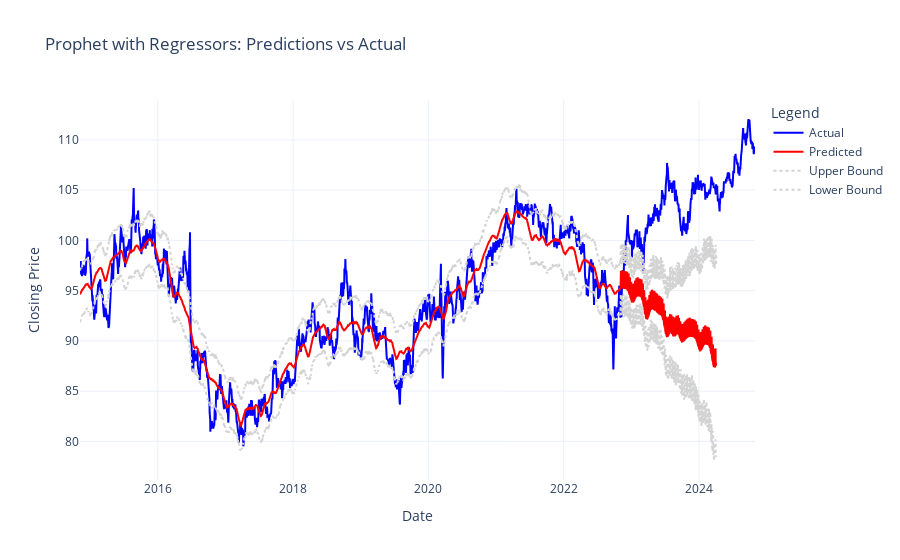

Notebook cell for this chart:
### Code cell
import pandas as pd
from prophet import Prophet
import plotly.graph_objects as go
from sklearn.metrics import mean_absolute_error, mean_squared_error
import numpy as np

# Load the data
# Ensure your dataset has columns like 'Date', 'Closing_price', 'RSI', 'MACD', etc.
df = gbp_inr  # Replace `gbp_inr` with your actual dataframe variable
print("Columns in dataset:", df.columns)

# Rename columns as Prophet requires 'ds' (date) and 'y' (target)
df.rename(columns={'Date': 'ds', 'Closing_price': 'y'}, inplace=True)

# Drop missing values
df.dropna(inplace=True)

# Specify the additional regressors
regressors = [
    'Deseasonalized_Day_high', 'Deseasonalized_Day_low',
    'Deseasonalized_Open_price', 'EMA_100', 'EMA_200', 'EMA_50', 'RSI',
    'MACD', 'Signal_Line', 'MACD_Histogram', 'SMA', 'Upper Band', 'Lower Band'
]

# Ensure all specified regressors are present in the dataset
missing_regressors = [r for r in regressors if r not in df.columns]
if missing_regressors:
    raise ValueError(f"Missing regressors in dataset: {missing_regressors}")

# Initialize the Prophet model with tuned hyperparameters
prophet_model = Prophet(
    changepoint_prior_scale=best_params['changepoint_prior_scale'],
    seasonality_prior_scale=best_params['seasonality_prior_scale'],
    holidays_prior_scale=best_params['holidays_prior_scale'],
    changepoint_range=best_params['changepoint_range'],
    growth=best_params['growth']
)

# Set the random state for reproducibility
prophet_model.random_state = 42

# Add each regressor to the Prophet model
for regressor in regressors:
    prophet_model.add_regressor(regressor)

# Split data into training and testing sets (80% train, 20% test)
train_size = int(0.8 * len(df))
train = df[:train_size]
test = df[train_size:]


# Train the model
#best_model.fit(train[['ds', 'y'] + regressors ])

# Create a future dataframe for predictions
future = best_model.make_future_dataframe(periods=len(test))
for regressor in regressors:
    future[regressor] = df[regressor]



# Make predictions
forecast = best_model.predict(future)

# Evaluate model performance
def evaluate_model(y_true, y_pred):
    mae = mean_absolute_error(y_true, y_pred)
    mse = mean_squared_error(y_true, y_pred)
    rmse = np.sqrt(mse)
    mape = np.mean(np.abs((y_true - y_pred) / y_true)) * 100
    accuracy = 100 - mape
    return mae, mse, rmse, mape, accuracy

# Evaluate on train and test sets
train_forecast = best_model.predict(train[['ds'] + regressors ])
train_yhat = train_forecast['yhat'].values
train_metrics = evaluate_model(train['y'].values, train_yhat)

test_forecast = best_model.predict(test[['ds'] + regressors ])
test_yhat = test_forecast['yhat'].values
test_metrics = evaluate_model(test['y'].values, test_yhat)

# Print metrics
print("Train Metrics:")
print(f"MAE: {train_metrics[0]:.4f}, MSE: {train_metrics[1]:.4f}, RMSE: {train_metrics[2]:.4f}, MAPE: {train_metrics[3]:.2f}%, Accuracy: {train_metrics[4]:.2f}%")
print("\nTest Metrics:")
print(f"MAE: {test_metrics[0]:.4f}, MSE: {test_metrics[1]:.4f}, RMSE: {test_metrics[2]:.4f}, MAPE: {test_metrics[3]:.2f}%, Accuracy: {test_metrics[4]:.2f}%")






# Plot predictions vs actual values
fig = go.Figure()

# Plot actual values
fig.add_trace(go.Scatter(x=df['ds'], y=df['y'], mode='lines', name='Actual', line=dict(color='blue')))

# Plot predicted values
fig.add_trace(go.Scatter(x=forecast['ds'], y=forecast['yhat'], mode='lines', name='Predicted', line=dict(color='red')))

# Plot upper and lower bounds
fig.add_trace(go.Scatter(
    x=forecast['ds'], y=forecast['yhat_upper'], mode='lines', name='Upper Bound',
    line=dict(color='lightgrey', dash='dot')
))
fig.add_trace(go.Scatter(
    x=forecast['ds'], y=forecast['yhat_lower'], mode='lines', name='Lower Bound',
    line=dict(color='lightgrey', dash='dot')
))

# Update layout
fig.update_layout(
    title="Prophet with Regressors: Predictions vs Actual",
    xaxis_title="Date",
    yaxis_title="Closing Price",
    legend_title="Legend",
    template="plotly_white"
)

fig.show()

### Figure 1 — Plotly figure (JSON) as saved in the notebook; plotly's stock layout.template omitted (floating-point values rounded to 4 significant figures; data arrays with more than 128 entries replaced by an {"elided": "..."} marker saying what was removed)
{"data": [{"line": {"color": "blue"}, "mode": "lines", "name": "Actual", "type": "scatter", "x": {"elided": "2603 str values"}, "y": {"elided": "2603 float values"}}, {"line": {"color": "red"}, "mode": "lines", "name": "Predicted", "type": "scatter", "x": {"elided": "2603 str values"}, "y": {"elided": "2603 float values"}}, {"line": {"color": "lightgrey", "dash": "dot"}, "mode": "lines", "name": "Upper Bound", "type": "scatter", "x": {"elided": "2603 str values"}, "y": {"elided": "2603 float values"}}, {"line": {"color": "lightgrey", "dash": "dot"}, "mode": "lines", "name": "Lower Bound", "type": "scatter", "x": {"elided": "2603 str values"}, "y": {"elided": "2603 float values"}}], "layout": {"legend": {"title": {"text": "Legend"}}, "title": {"text": "Prophet with Regressors: Predictions vs Actual"}, "xaxis": {"title": {"text": "Date"}}, "yaxis": {"title": {"text": "Closing Price"}}}}
